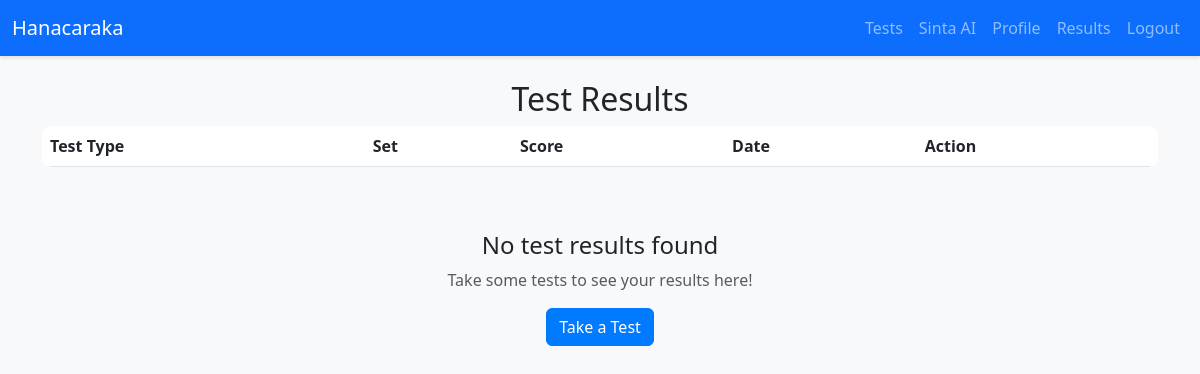
Before: /results/ (signed in) with the older database file.
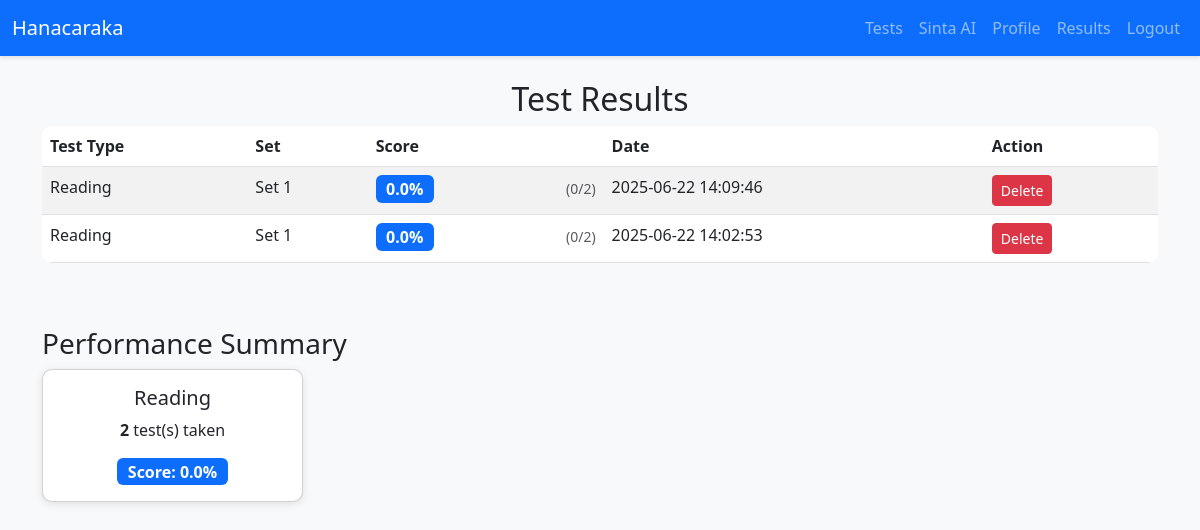
After: the same page with the newer database file.
### models.py (models this page shows)
class TestResult(db.Model):
    id = db.Column(db.Integer, primary_key=True)
    user_id = db.Column(db.Integer, db.ForeignKey('user.id'), nullable=False)
    test_type = db.Column(db.String(50), nullable=False)
    set_name = db.Column(db.String(100), nullable=False)
    score = db.Column(db.JSON, nullable=False)
    timestamp = db.Column(db.DateTime, nullable=False, default=datetime.utcnow)

### routes/results.py (the view)
@results.route('/')
@login_required
def view_results():
    try:
        results = TestResult.query.filter_by(user_id=current_user.id).order_by(desc(TestResult.timestamp)).all()
        logger.debug(f"Found {len(results)} results for user {current_user.id}")
        for result in results:
            if result.test_type in ['writing', 'speaking']:
                logger.debug(f"{result.test_type.capitalize()} result structure: {result.score}")
        return render_template('results.html', results=results)
    except Exception as e:
        logger.error(f"Error loading results: {str(e)}", exc_info=True)
        return render_template('results.html', results=[])

### app.py (called while the page is built)
@login_manager.user_loader
def load_user(user_id):
    return db.session.get(User, int(user_id))

@app.after_request
def add_no_cache(response):
    response.headers['Cache-Control'] = 'no-store, no-cache, must-revalidate, max-age=0'
    response.headers['Pragma'] = 'no-cache'
    response.headers['Expires'] = '0'
    return response

### templates/results.html (shortened to what this page needs)
{% extends 'base.html' %}
{% block content %}
    <h2 class="text-center">Test Results</h2>
    <div class="table-responsive">
        <table class="table table-striped" id="test-results-table">
            <thead>
                <tr>
                    <th>Test Type</th>
                    <th>Set</th>
                    <th>Score</th>
                    <th>Date</th>
                    <th>Action</th>
                </tr>
            </thead>
            <tbody>
                {% for result in results %}
                    <tr id="result-{{ result.id }}">
                        <td>{{ result.test_type.capitalize() }}</td>
                        <td>{{ result.set_name }}</td>
                        <td>
                            {% if result.test_type in ['reading', 'listening'] %}
                                <div class="d-flex justify-content-between align-items-center">
                                    <span class="badge bg-primary fs-6">{{ result.score.percentage | round(2) }}%</span>
                                    <small class="text-muted">({{ result.score.correct }}/{{ result.score.total }})</small>
                                </div>
                            {% endif %}
                        </td>
                        <td>{{ result.timestamp.strftime('%Y-%m-%d %H:%M:%S') }}</td>
                        <td>
                            <form class="delete-result-form" data-result-id="{{ result.id }}" data-url="{{ url_for('results.delete_result', result_id=result.id) }}">
                                <button type="submit" class="btn btn-danger btn-sm">Delete</button>
                            </form>
                        </td>
                    </tr>
                {% endfor %}
            </tbody>
        </table>
    </div>
    {% if not results %}
        <div class="text-center mt-5">
            <h4>No test results found</h4>
            <p class="text-muted">Take some tests to see your results here!</p>
            <a href="{{ url_for('home.home_page') }}" class="btn btn-primary">Take a Test</a>
        </div>
    {% endif %}
    {% if results %}
        <div class="mt-5">
            <h3>Performance Summary</h3>
            <div class="row">
                {% set test_types = {} %}
                {% for test_type, test_results in test_types.items() %}
                    <div class="col-md-6 col-lg-3 mb-3">
                        <div class="card">
                            <div class="card-body text-center">
                                <h5 class="card-title">{{ test_type.capitalize() }}</h5>
                                <p class="card-text">
                                    <strong>{{ test_results|length }}</strong> test(s) taken
                                </p>
                                {% if test_type in ['reading', 'listening'] %}
                                    {% set avg_score = (test_results | map(attribute='score.percentage') | sum) / (test_results|length) %}
                                    <div class="badge bg-primary fs-6">Score: {{ avg_score | round(2) }}%</div>
                                {% endif %}
                            </div>
                        </div>
                    </div>
                {% endfor %}
            </div>
        </div>
    {% endif %}
{% endblock %}

### templates/base.html (shortened to what this page needs)
<!DOCTYPE html>
<html lang="en">
<head>
    <link href="https://cdn.jsdelivr.net/npm/bootstrap@5.3.0/dist/css/bootstrap.min.css" rel="stylesheet">
    <link href="{{ url_for('static', filename='css/base.css') }}?v=1.0" rel="stylesheet">
</head>
<body>
    <nav class="navbar navbar-expand-lg navbar-dark bg-primary">
        <div class="container-fluid">
            <a class="navbar-brand" href="{{ url_for('home.home_page') }}">Hanacaraka</a>
            <div class="collapse navbar-collapse" id="navbarNav">
                <ul class="navbar-nav ms-auto">
                    {% if current_user.is_authenticated %}
                        <li class="nav-item">
                            <a class="nav-link" href="{{ url_for('home.home_page') }}">Tests</a>
                        </li>
                        <li class="nav-item">
                            <a class="nav-link" href="{{ url_for('sinta.sinta_page') }}">Sinta AI</a>
                        </li>
                        <li class="nav-item">
                            <a class="nav-link" href="{{ url_for('profile.profile_page') }}">Profile</a>
                        </li>
                        <li class="nav-item">
                            <a class="nav-link" href="{{ url_for('results.view_results') }}">Results</a>
                        </li>
                        <li class="nav-item">
                            <a class="nav-link" href="{{ url_for('auth.logout') }}">Logout</a>
                        </li>
                    {% endif %}
                </ul>
            </div>
        </div>
    </nav>
    <div class="container mt-4">
        {% block content %}{% endblock %}
    </div>
</body>
</html>

### static/css/base.css (style rules this page uses)
body { background-color: #f8f9fa; }
.navbar { box-shadow: 0 2px 4px rgba(0,0,0,0.1); }
.card { border-radius: 10px; box-shadow: 0 2px 8px rgba(0,0,0,0.1); }
.table { background-color: white; border-radius: 10px; overflow: hidden; }

Changed rows visible on the page:
added TestResult: test_type "Reading", set_name "Set 1", score.percentage "0.0", score.correct "0", score.total "2", timestamp "2025-06-22 14:09:46", capitalize "Reading", test_results "2", avg_score "0.0"
added TestResult: test_type "Reading", set_name "Set 1", score.percentage "0.0", score.correct "0", score.total "2", timestamp "2025-06-22 14:02:53", shown under "Test Results"
Other visible differences:
text no longer shown: "No test results found Take some tests to see your results here! Take a Test"
text now shown: "Performance Summary"
